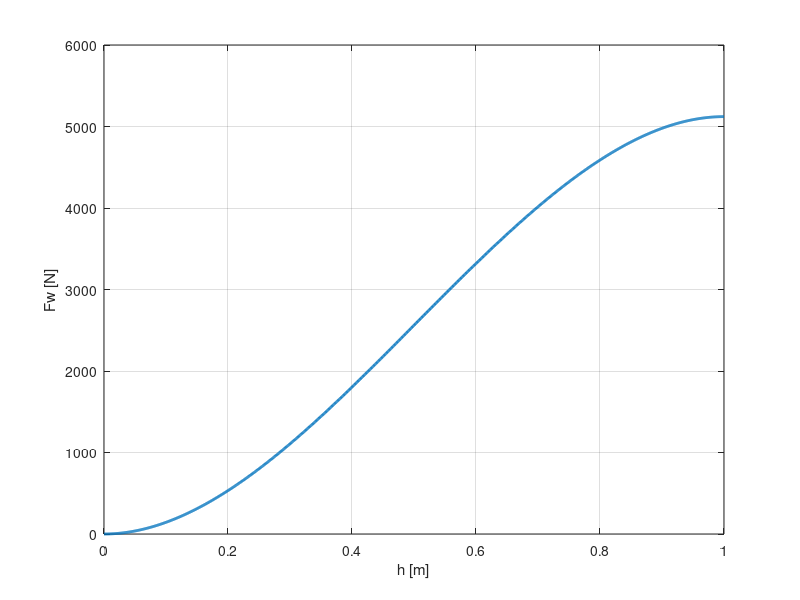

Reproduce this figure in MATLAB.
% Przedmiot: Techniki Obliczeniowe 
% Kierunek studiów: Mechatronika 
% Semestr: 2
% Rok akademicki: 2019/2020
% Data (dzień-miesiąc-rok): 23-06-2020
%
% Imię:             Mariusz
% Nazwisko:         Sendyk
% Numer albumu ZUT: 46767

p = 997; % [kg/m^3] Gęstość wody

g = 9.81; % [m/s^2] Przyspieszenie ziemskie

d = 1; % [m] średnica bańki

r = d/2; % [m] ramię bańki

N = d*1000; % Częstość próbkowania co 1 mm

h = linspace(0,d,N); % [m] Głębokość zanurzenia od powierzchni do całkowitego zanurzenia bańki

V = ((pi*h.^2)/3).*(3*r-h); % [m^3] objętość zanurzonej części bańki

Fw = p*g*V; % [N] Siła wyporu

plot(h,Fw,'LineWidth',2);  % Wykres siły wyporu w funkcji zanurzenia
ylabel('Fw [N]')
xlabel('h [m]')
grid on